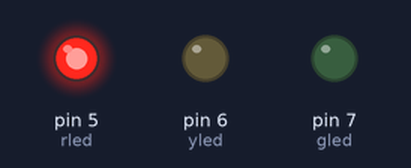
Bench run of a sketch on a simulated Arduino Uno, built with avr-gcc and run on an emulated ATmega328P. Parts: output pins drawn as LEDs (lit = HIGH).

Above: at 1.5 s.
At 3.62 s:
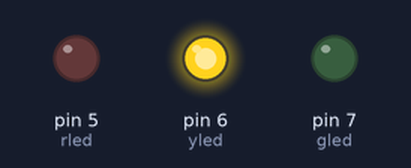
At 5.7 s:
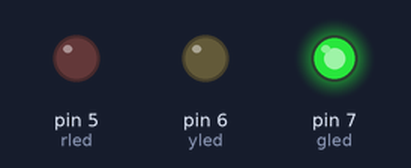
At 8.12 s:
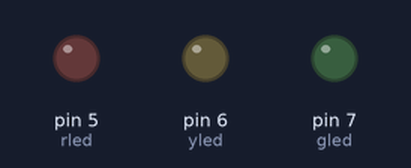
Timing chart, 0 to 11.1 s (numbered marks = the images above):
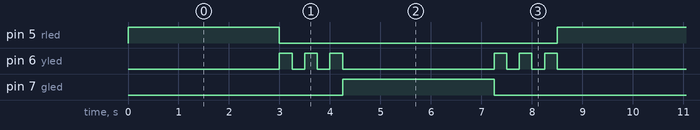

Measured:
- by itself, pin 5 (rled), pin 7 (gled): alternates HIGH for 3.0 s and LOW for 5.5 s
- by itself, pin 6 (yled): repeats every 4.3 s: 2 × (LOW 0.25 s, HIGH 0.25 s), LOW 3.0 s, HIGH 0.25 s
- by itself, everything shown: repeats every 8.5 s, in 12 steps

The sketch:

How_To_work_traffic_lights_work.ino
```cpp
   //How To work traffic lights work//

   int rled=5,yled=6,gled=7;

void setup() {
    pinMode(rled, OUTPUT);
     pinMode(yled, OUTPUT);
      pinMode(gled, OUTPUT);

}

void loop() {

     digitalWrite(rled, HIGH);
     digitalWrite(yled, LOW);
     digitalWrite(gled, LOW);
     delay(3000);

     digitalWrite(rled,  LOW);
     digitalWrite(yled, HIGH);
     digitalWrite(gled, LOW);
     delay(250);

     digitalWrite(rled,  LOW);
     digitalWrite(yled, LOW);
     digitalWrite(gled, LOW);
     delay(250);

     digitalWrite(rled,  LOW);
     digitalWrite(yled, HIGH);
     digitalWrite(gled, LOW);
     delay(250);

     digitalWrite(rled,  LOW);
     digitalWrite(yled, LOW);
     digitalWrite(gled, LOW);
     delay(250);

     digitalWrite(rled,  LOW);
     digitalWrite(yled, HIGH);
     digitalWrite(gled, LOW);
     delay(250);

     digitalWrite(rled, LOW);
     digitalWrite(yled, LOW);
     digitalWrite(gled, HIGH);
     delay(3000);

         digitalWrite(rled,  LOW);
     digitalWrite(yled, HIGH);
     digitalWrite(gled, LOW);
     delay(250);

     digitalWrite(rled,  LOW);
     digitalWrite(yled, LOW);
     digitalWrite(gled, LOW);
     delay(250);

     digitalWrite(rled,  LOW);
     digitalWrite(yled, HIGH);
     digitalWrite(gled, LOW);
     delay(250);

     digitalWrite(rled,  LOW);
     digitalWrite(yled, LOW);
     digitalWrite(gled, LOW);
     delay(250);

     digitalWrite(rled,  LOW);
     digitalWrite(yled, HIGH);
     digitalWrite(gled, LOW);
     delay(250);

}
```
